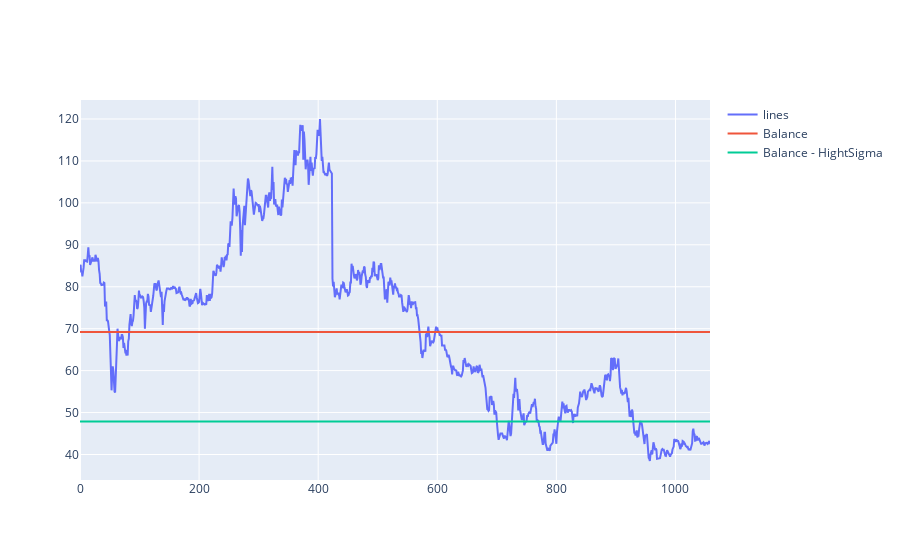

Notebook code for this chart:
### Markdown cell above
# VHM

Công ty cổ phần Vinhomes (HOSE)

### Code cell
VHM = pd.read_csv('data/2024-03-28_VHM.csv')[::-1].reset_index(drop=True)

fig_vhm = go.Figure()

fig_vhm.add_trace(go.Scatter(y=VHM['VND'],
                    mode='lines',
                    name='lines'))

fig_vhm.add_trace(go.Scatter(x=[0, len(VHM)], y=[69.23, 69.23],
                    mode='lines',
                    name='Balance'))

fig_vhm.add_trace(go.Scatter(x=[0, len(VHM)], y=[47.86, 47.86],
                    mode='lines',
                    name='Balance - HightSigma'))

fig_vhm.show()

### Figure 1 — Plotly figure (JSON) as saved in the notebook; plotly's stock layout.template omitted (floating-point values rounded to 4 significant figures; data arrays with more than 128 entries replaced by an {"elided": "..."} marker saying what was removed)
{"data": [{"mode": "lines", "name": "lines", "type": "scatter", "y": {"elided": "1058 float values"}}, {"mode": "lines", "name": "Balance", "type": "scatter", "x": [0, 1058], "y": [69.23, 69.23]}, {"mode": "lines", "name": "Balance - HightSigma", "type": "scatter", "x": [0, 1058], "y": [47.86, 47.86]}], "layout": {}}
